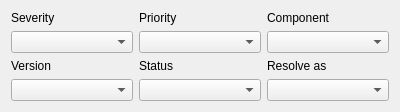
<?xml version="1.0" encoding="UTF-8"?>
<ui version="4.0">
 <class>TracDetails</class>
 <widget class="QWidget" name="TracDetails">
  <property name="geometry">
   <rect>
    <x>0</x>
    <y>0</y>
    <width>400</width>
    <height>94</height>
   </rect>
  </property>
  <property name="windowTitle">
   <string>Form</string>
  </property>
  <layout class="QGridLayout" name="gridLayout">
   <item row="0" column="0">
    <widget class="QLabel" name="label">
     <property name="text">
      <string>Severity</string>
     </property>
    </widget>
   </item>
   <item row="0" column="1">
    <widget class="QLabel" name="label_2">
     <property name="text">
      <string>Priority</string>
     </property>
    </widget>
   </item>
   <item row="0" column="2">
    <widget class="QLabel" name="label_3">
     <property name="text">
      <string>Component</string>
     </property>
    </widget>
   </item>
   <item row="1" column="0">
    <widget class="QComboBox" name="severityCombo"/>
   </item>
   <item row="1" column="1">
    <widget class="QComboBox" name="priorityCombo"/>
   </item>
   <item row="1" column="2">
    <widget class="QComboBox" name="componentCombo"/>
   </item>
   <item row="2" column="0">
    <widget class="QLabel" name="label_4">
     <property name="text">
      <string>Version</string>
     </property>
    </widget>
   </item>
   <item row="2" column="1">
    <widget class="QLabel" name="label_5">
     <property name="text">
      <string>Status</string>
     </property>
    </widget>
   </item>
   <item row="2" column="2">
    <widget class="QLabel" name="label_6">
     <property name="text">
      <string>Resolve as</string>
     </property>
    </widget>
   </item>
   <item row="3" column="0">
    <widget class="QComboBox" name="versionCombo"/>
   </item>
   <item row="3" column="1">
    <widget class="QComboBox" name="statusCombo"/>
   </item>
   <item row="3" column="2">
    <widget class="QComboBox" name="resolutionCombo"/>
   </item>
  </layout>
 </widget>
 <resources/>
 <connections/>
</ui>
